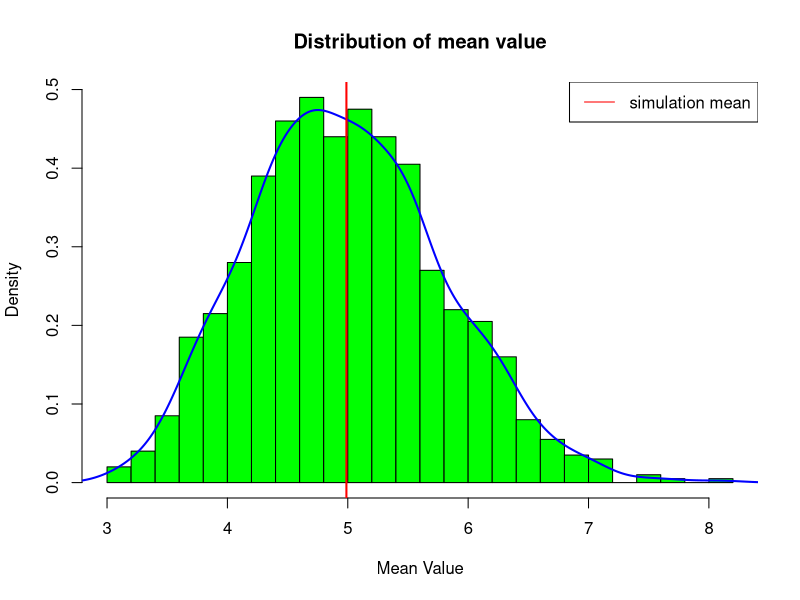
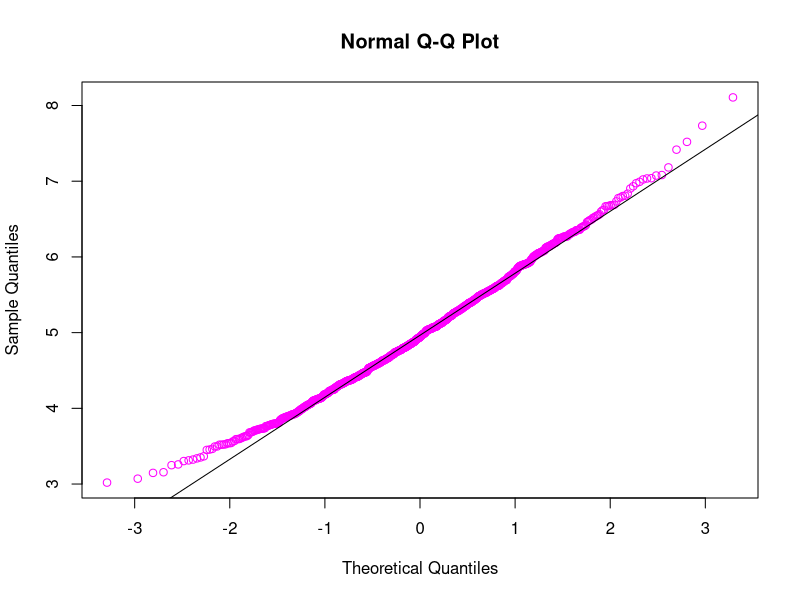

Generate these figures, in order, with R:
## ---- chunk 1

set.seed(40)
lambda <- 0.2
samplesize <- 40 #40 is sample size
simulations <- 1000 #we will perform 1000 simulations

#generate simulations
simulated_matrix <- matrix(rexp(samplesize * simulations, rate=lambda), nrow=simulations, ncol=samplesize)

#calculate and save mean of 40 samples per simulation
row_meanvalue <- rowMeans(simulated_matrix)
## ---- chunk 2
hist(row_meanvalue,
     col="green",
     breaks=20,
     main="Distribution of mean value",
     xlab="Mean Value",
     prob=TRUE)

lines(density(row_meanvalue), col="blue", lwd=2)
abline(v=mean(row_meanvalue), col="red", lwd=2)

legend('topright', c("simulation mean"), lty=1, col=c("red"))

## ---- chunk 3
qqnorm(row_meanvalue, col="magenta")
qqline(row_meanvalue, col="black")
